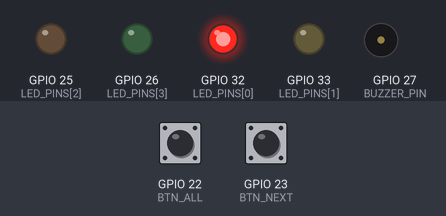
This sketch was run on a simulated ESP32. Parts: output pins drawn as LEDs (lit = HIGH), buzzer (waves = sounding). Dashed ring = blinking. The inputs (shaded band) are chosen by the test bench; at power-on: GPIO 22 (BTN_ALL) HIGH, GPIO 23 (BTN_NEXT) HIGH. What the sketch prints to the serial monitor is not drawn.

Above: at 3.1 s.
3.2 s: GPIO 22 (BTN_ALL) pulled LOW for 0.15 s
At 3.78 s:
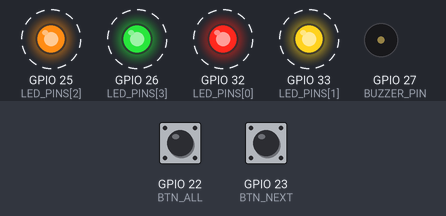
6.2 s: GPIO 23 (BTN_NEXT) pulled LOW for 0.15 s
At 7.5 s:
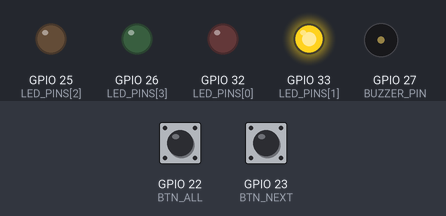
7.8 s: GPIO 23 (BTN_NEXT) pulled LOW for 1 s
At 8.9 s:
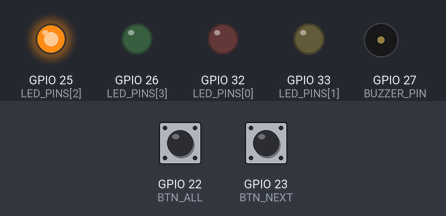
10.3 s: GPIO 23 (BTN_NEXT) pulled LOW for 0.15 s
At 10.8 s:
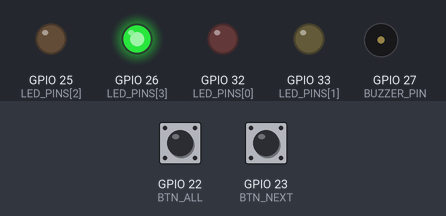
11.9 s: GPIO 23 (BTN_NEXT) pulsed LOW 2 times (0.12 s each, 0.3 s apart)
At 11.99 s:
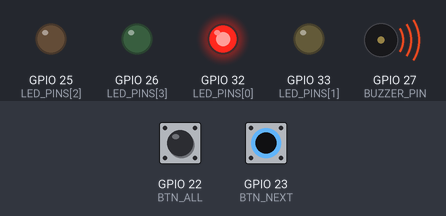
14.0 s: GPIO 23 (BTN_NEXT) pulled LOW for 3.2 s
At 14.09 s:
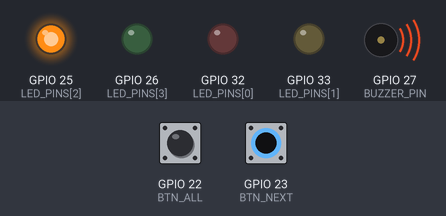
Timing chart, 0 to 17.0 s (numbered marks = the images above; inputs shaded):
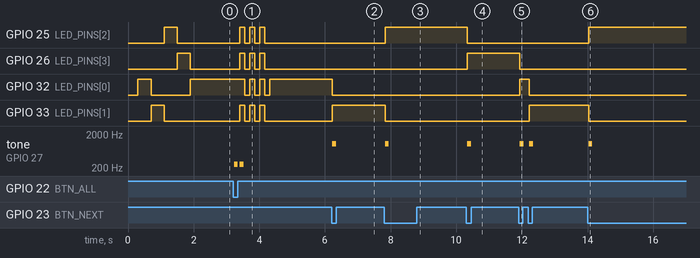

Measured:
- after the input at 3.2 s, GPIO 25 (LED_PINS[2]), GPIO 26 (LED_PINS[3]): alternates HIGH for 0.15 s and LOW for 0.15 s, 6 changes in all, then stays LOW, starting after 0.21 s
- after the input at 6.2 s, GPIO 32 (LED_PINS[0]): HIGH → LOW at once; GPIO 33 (LED_PINS[1]): LOW → HIGH at once; tone on GPIO 27 (BUZZER_PIN): silent → 1047 Hz at once, → silent 0.12 s later
- after the input at 7.8 s, GPIO 25 (LED_PINS[2]): LOW → HIGH at once; GPIO 33 (LED_PINS[1]): HIGH → LOW at once; tone on GPIO 27 (BUZZER_PIN): silent → 1047 Hz at once, → silent 0.12 s later
- after the input at 10.3 s, GPIO 25 (LED_PINS[2]): HIGH → LOW at once; GPIO 26 (LED_PINS[3]): LOW → HIGH at once; tone on GPIO 27 (BUZZER_PIN): silent → 1047 Hz at once, → silent 0.12 s later
- after the input at 11.9 s, GPIO 26 (LED_PINS[3]): HIGH → LOW at once; GPIO 32 (LED_PINS[0]): LOW → HIGH at once, → LOW 0.30 s later; GPIO 33 (LED_PINS[1]): LOW → HIGH after 0.33 s; tone on GPIO 27 (BUZZER_PIN): alternates 1047 Hz for 0.12 s and silent for 0.18 s, 4 changes in all, then stays silent, starting at once
- after the input at 14.0 s, GPIO 25 (LED_PINS[2]): LOW → HIGH at once; GPIO 33 (LED_PINS[1]): HIGH → LOW at once; tone on GPIO 27 (BUZZER_PIN): silent → 1047 Hz at once, → silent 0.12 s later

The sketch:

ex1_circuit_check.ino
```cpp
/*
  10주차 예제 1 — 분류 결과 표시 회로 점검 (Wi-Fi 없이 동작)
  보드 : ESP32-DevKitC V4  (Arduino IDE 보드 선택: "ESP32 Dev Module")

  9주차 예제5 회로를 그대로 다시 사용한다. (그림: diagrams/03_wiring_devkitc.png)
    LED1 GPIO32 = apple  (사과)    ── 220Ω ── LED(+) / LED(-) ── GND
    LED2 GPIO33 = banana (바나나)
    LED3 GPIO25 = orange (오렌지)
    LED4 GPIO26 = lemon  (레몬)
    BTN1 GPIO23 = [다음]  1장 분류      ── 버튼 ── GND  (INPUT_PULLUP)
    BTN2 GPIO22 = [전체]  시험 데이터 전체 평가
    (BTN3 GPIO21, BTN4 GPIO19 는 9주차 회로에 꽂혀 있어도 이번 주에는 사용하지 않는다)
    BUZZER GPIO27 ── 100Ω ── 수동 피에조(+) / (-) ── GND

  동작
    1) 부팅하면 LED1→LED4 순서로 한 번씩 켜지며 "어느 LED가 어느 과일인지" 시리얼에 표시한다.
    2) BTN1을 누르면 다음 과일 LED로 넘어가며 '삑'(정답음) 소리를 낸다.
    3) BTN2를 누르면 '삑-삑'(오답음) 소리와 함께 LED 4개가 함께 깜빡인다(= unknown 표시).
    예제 4에서 이 신호(LED 1개 = 예측 클래스, 4개 깜빡임 = unknown, 소리 = 정답/오답)를 그대로 쓴다.
*/

const int LED_PINS[4] = {32, 33, 25, 26};
const char* CLASS_NAMES[4] = {"apple", "banana", "orange", "lemon"};
const int BTN_NEXT = 23;
const int BTN_ALL = 22;
const int BUZZER_PIN = 27;
const unsigned long DEBOUNCE_MS = 30;

int current = 0;

// ---------- 버튼: 디바운스 + 누르는 순간(하강 에지)만 true ----------
struct Button {
  int pin;
  int stable;
  int last;
  unsigned long changedAt;
};

Button btnNext = {BTN_NEXT, HIGH, HIGH, 0};
Button btnAll = {BTN_ALL, HIGH, HIGH, 0};

bool pressed(Button& b) {
  int reading = digitalRead(b.pin);
  unsigned long now = millis();

  if (reading != b.last) {
    b.last = reading;
    b.changedAt = now;
  }

  if ((now - b.changedAt) >= DEBOUNCE_MS && reading != b.stable) {
    b.stable = reading;
    return b.stable == LOW;
  }
  return false;
}

// ---------- 표시 함수 (예제 4와 동일) ----------
void showClass(int idx) {
  for (int i = 0; i < 4; i++) {
    digitalWrite(LED_PINS[i], i == idx ? HIGH : LOW);
  }
}

void blinkUnknown() {
  for (int k = 0; k < 3; k++) {
    for (int i = 0; i < 4; i++) digitalWrite(LED_PINS[i], HIGH);
    delay(150);
    for (int i = 0; i < 4; i++) digitalWrite(LED_PINS[i], LOW);
    delay(150);
  }
}

void beepCorrect() {
  tone(BUZZER_PIN, 1047, 120);           // 높은 '삑' 한 번
}

void beepWrong() {
  tone(BUZZER_PIN, 262, 120);            // 낮은 '삑' 두 번
  delay(180);
  tone(BUZZER_PIN, 262, 120);
}

void setup() {
  Serial.begin(115200);
  delay(300);

  for (int i = 0; i < 4; i++) {
    pinMode(LED_PINS[i], OUTPUT);
    digitalWrite(LED_PINS[i], LOW);
  }
  pinMode(BTN_NEXT, INPUT_PULLUP);
  pinMode(BTN_ALL, INPUT_PULLUP);
  pinMode(BUZZER_PIN, OUTPUT);

  Serial.println();
  Serial.println("=== 10주차 예제1: 분류 결과 표시 회로 점검 ===");
  for (int i = 0; i < 4; i++) {
    showClass(i);
    Serial.printf("LED%d (GPIO%d) = %s\n", i + 1, LED_PINS[i], CLASS_NAMES[i]);
    delay(400);
  }
  showClass(current);
  Serial.println("BTN1(GPIO23)=다음 LED + 정답음, BTN2(GPIO22)=unknown 깜빡임 + 오답음");
}

void loop() {
  if (pressed(btnNext)) {
    current = (current + 1) % 4;
    showClass(current);
    beepCorrect();
    Serial.printf("[BTN1] 표시 클래스 -> %s (LED%d)\n", CLASS_NAMES[current], current + 1);
  }

  if (pressed(btnAll)) {
    Serial.println("[BTN2] unknown 표시 테스트 (LED 4개 3회 깜빡임)");
    beepWrong();
    blinkUnknown();
    showClass(current);
  }
}
```
